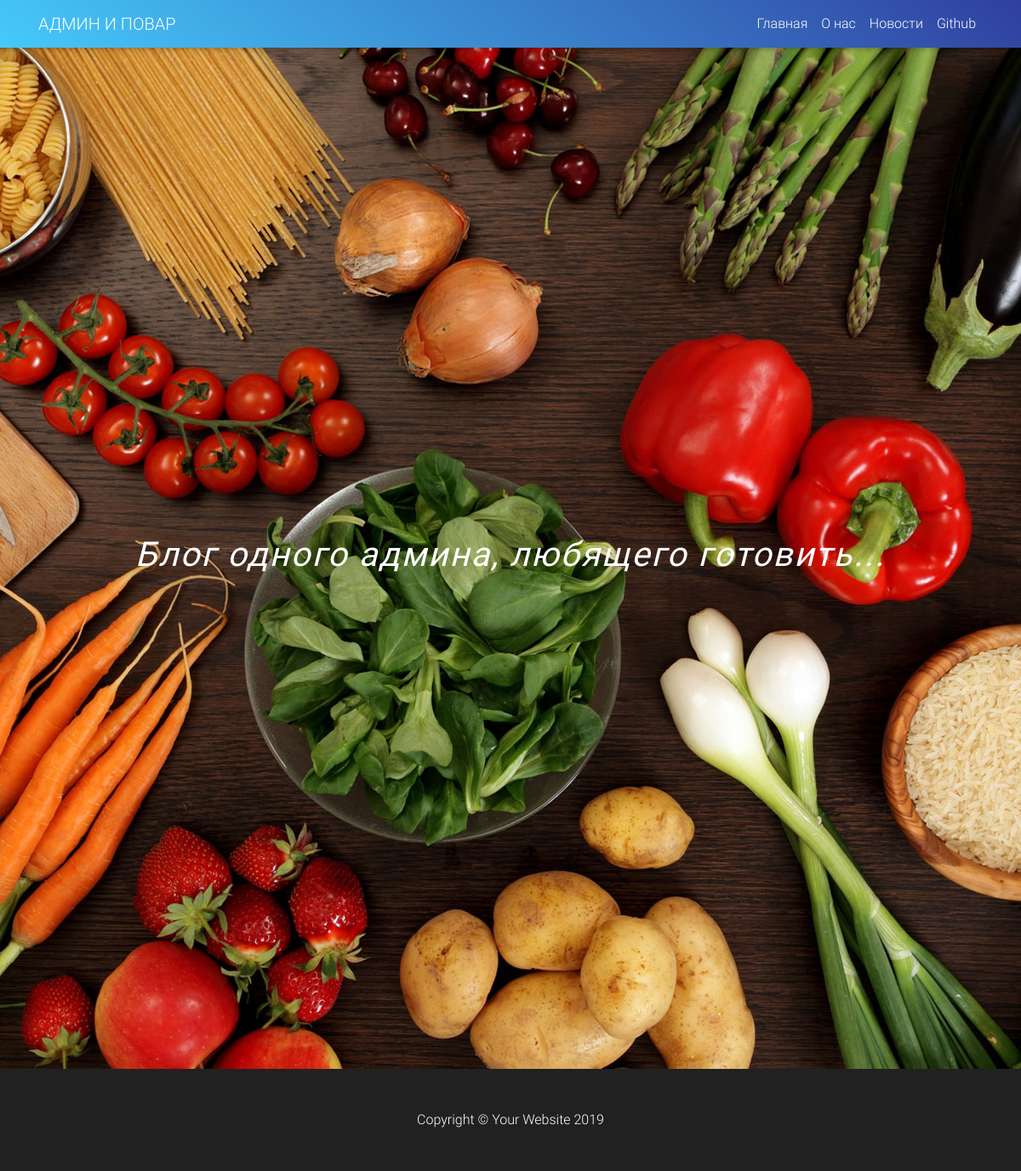
The page / on the database its author committed.
### menu/models.py (models this page shows, shortened)
class MenuItem(MPTTModel):
    name = models.CharField("Имя", max_length=150)
    parent = TreeForeignKey(
        'self',
        on_delete=models.SET_NULL,
        null=True,
        blank=True,
        related_name='children'
    )
    menu = models.ForeignKey(Menu, verbose_name="Меню", on_delete=models.CASCADE)
    url = models.CharField("URL на внешний ресурс", max_length=500, blank=True, null=True)
    limit = models.Q(app_label="pages", model="page") | \
            models.Q(app_label="news", model="post") | \
            models.Q(app_label="news", model="category")
    content_type = models.ForeignKey(
        ContentType,
        verbose_name="Сыылка на",
        limit_choices_to=limit,
        on_delete=models.CASCADE,
        blank=True,
        null=True
    )
    object_id = models.PositiveIntegerField(verbose_name="Id записи", default=1, null=True)
    content_object = GenericForeignKey('content_type', 'object_id')
    class Meta:
        verbose_name = "Пункт меню"
        verbose_name_plural = "Пункты меню"

### pages/views.py (the view)
# urls.py: path("", PageView.as_view(), name="page"),
class PageView(View):
    def get(self, request, page=None):
        if page is None:
            page = get_object_or_404(Page, slug__isnull=True)
        else:
            page = get_object_or_404(Page, slug=page)
        return render(request, page.template, {"page": page})

### menu/templatetags/menu_tag.py (called while the page is built)
@register.inclusion_tag("tags/base-tags.html")
def menu_items(menu, template="tags/menu-item.html"):
    return {
        "template": template,
        "menu_items": MenuItem.objects.filter(menu__name__icontains=menu)
    }

### news/context_processors.py (called while the page is built)
def categories_all(request):
    return {"categories": Category.objects.all()}

### news/models.py (called while the page is built)
    def get_absolute_url(self):
        return reverse('post_by_category_url', kwargs={"category": self.slug})

### pages/models.py (called while the page is built)
    def get_absolute_url(self):
        if self.slug:
            return reverse('pages:page', kwargs={'page': self.slug})
        else:
            return reverse('pages:page')

### templates/pages/index.html (shortened to what this page needs)
{% extends 'pages/base.html' %}

### templates/tags/menu-item.html
<div class="collapse text-center navbar-collapse" id="navbarResponsive">
    <ul class="navbar-nav ml-auto">
        {% for item in menu_items %}
            <li class="nav-item">
                {% if item.url %}
                    <a class="nav-link" href="{{ item.url }}">{{ item.name }}</a>
                {% else %}
                    <a class="nav-link" href="{{ item.content_object.get_absolute_url }}">{{ item.name }}</a>
                {% endif %}
            </li>
        {% endfor %}
    </ul>
</div>

### static/css/blog-home.css (style rules this page uses)
body { padding-top: 56px; }
html, body, .full-width { height: 100%; }

### rows shown on the page
MenuItem: name "Главная"
MenuItem: name "О нас"
MenuItem: name "Новости"
MenuItem: name "Github"
